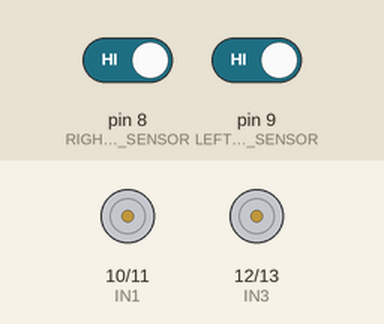
The sketch below on a simulated Arduino Uno, built with avr-gcc and run on an emulated ATmega328P. Parts: motor-driver pin pairs drawn as motors (green arrow = first pin HIGH = forward, orange = second pin HIGH = backward, longer = more drive). The inputs (shaded band) are chosen by the test bench; at power-on: pin 8 (RIGHT_IR_SENSOR) HIGH, pin 9 (LEFT_IR_SENSOR) HIGH.

Above: at 1.2 s.
1.3 s: pin 8 (RIGHT_IR_SENSOR) driven LOW
At 2.5 s:
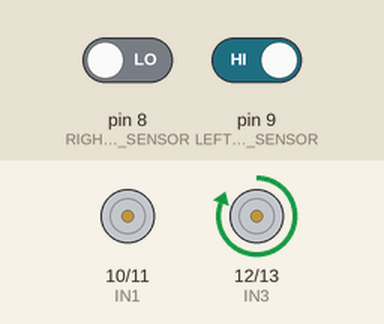
2.8 s: pin 9 (LEFT_IR_SENSOR) driven LOW
At 3.9 s:
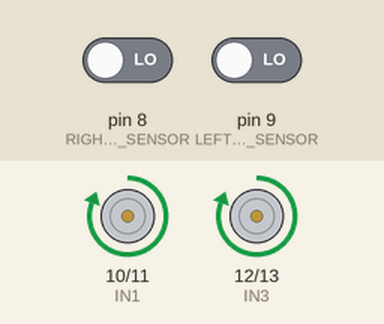
4.3 s: pin 8 (RIGHT_IR_SENSOR) driven HIGH
At 5.0 s:
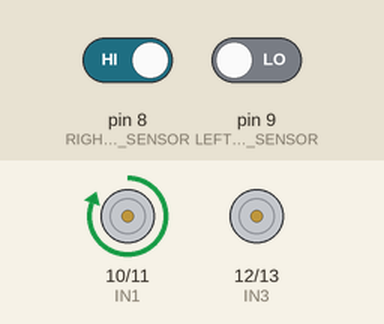
5.8 s: pin 9 (LEFT_IR_SENSOR) driven HIGH
At 6.1 s:
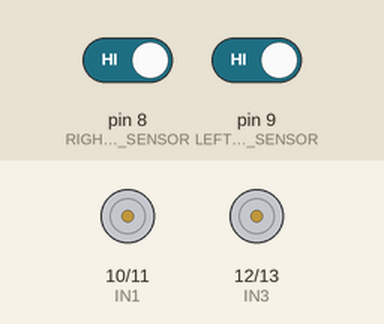
Timing chart, 0 to 8.3 s (numbered marks = the images above; inputs shaded):
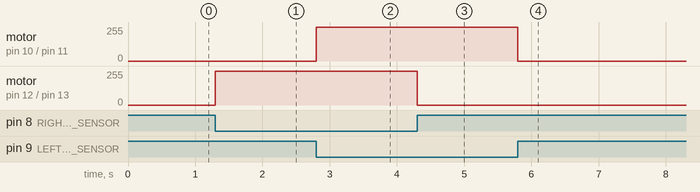

The sketch:

ObjectFollowing-Robot.ino
```cpp
void setup() {
  // put your setup code here, to run once:
pinMode(8,INPUT); //RIGHT IR SENSOR
pinMode(9,INPUT); //LEFT IR SENSOR
pinMode(10,OUTPUT);  //IN1
pinMode(11,OUTPUT);  //IN2
pinMode(12,OUTPUT);   //IN3
pinMode(13,OUTPUT);   //IN4
}

void loop() {
  // put your main code here, to run repeatedly:
int a= digitalRead(8);
int b= digitalRead(9);

if(a==0 && b==0)
{
  digitalWrite(10,HIGH);
  digitalWrite(11,LOW);
  digitalWrite(12,HIGH);
  digitalWrite(13,LOW);
}
if(a==1 && b==1)
{
  digitalWrite(10,LOW);
  digitalWrite(11,LOW);
  digitalWrite(12,LOW);
  digitalWrite(13,LOW);
}
if(a==1 && b==0)
{
  digitalWrite(10,HIGH);
  digitalWrite(11,LOW);
  digitalWrite(12,LOW);
  digitalWrite(13,LOW);
}
if(a==0 && b==1)
{
  digitalWrite(10,LOW);
  digitalWrite(11,LOW);
  digitalWrite(12,HIGH);
  digitalWrite(13,LOW);
}
}
```

Measured:
- after the input at 1.3 s, motor on pin 12 (IN3) / pin 13 (IN4): stopped → forward 255/255 at once
- after the input at 2.8 s, motor on pin 10 (IN1) / pin 11 (IN2): stopped → forward 255/255 at once
- after the input at 4.3 s, motor on pin 12 (IN3) / pin 13 (IN4): forward 255/255 → stopped at once
- after the input at 5.8 s, motor on pin 10 (IN1) / pin 11 (IN2): forward 255/255 → stopped at once
